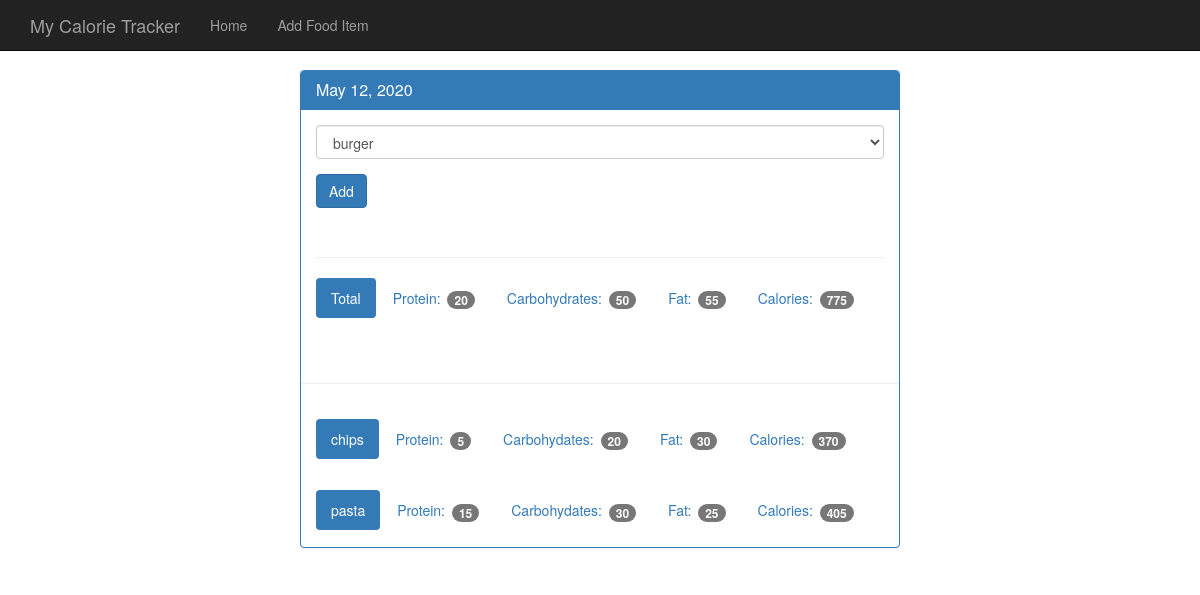
Page /view/20200512 on the committed database.
### tables this page shows
CREATE TABLE food (
    id integer primary key autoincrement,
    name text not null,
    protein integer not null,
    carbohydrates integer not null,
    fat integer not null,
    calories integer not null
);

### calorie.py (the view)
@app.route('/view/<date>', methods=['GET', 'POST']) #date will be format of 20200310
def view(date):
    db = get_db()
    cur = db.execute('select id, entry_date from log_date where entry_date = ?', [date])
    date_result = cur.fetchone()
    if request.method == 'POST':
        db.execute('insert into food_date (food_id, log_date_id) values (?, ?)', [request.form['food-select'], date_result['id']])
        db.commit()
    d = datetime.strptime(str(date_result['entry_date']), '%Y%m%d')
    pretty_date = datetime.strftime(d, '%B %d, %Y')
    food_cur = db.execute('select id, name from food')
    food_results = food_cur.fetchall()
    log_cur = db.execute('''select food.name, food.protein, food.carbohydrates, food.fat, food.calories
                            from log_date
                            join food_date on food_date.log_date_id = log_date.id
                            join food on food.id = food_date.food_id where log_date.entry_date = ?''', [date])
    log_results = log_cur.fetchall()
    totals = {}
    totals['protein'] = 0
    totals['carbohydrates'] = 0
    totals['fat'] = 0
    totals['calories'] = 0
    for food in log_results:
       totals['protein'] += food['protein']
       totals['carbohydrates'] += food['carbohydrates']
       totals['fat'] += food['fat']
       totals['calories'] += food['calories']
    return render_template('day.html', entry_date=date_result['entry_date'], pretty_date=pretty_date, \
                            food_results=food_results, log_results=log_results, totals=totals)

### database_helpers.py (called while the page is built)
def connect_db():
    sql = sqlite3.connect('sqlite3/food_log.db')
    sql.row_factory = sqlite3.Row
    return sql

def get_db():
    if not hasattr(g, 'sqlite_db'):
        g.sqlite_db = connect_db()
    return g.sqlite_db

### templates/day.html
{% extends "base.html" %}
{% block body %}
    <nav class="navbar navbar-inverse navbar-fixed-top">
      <div class="container">
        <div class="navbar-header">
          <a class="navbar-brand" href="{{ url_for('index') }}">My Calorie Tracker</a>
        </div>
        <div id="navbar" class="navbar-collapse collapse">
          <ul class="nav navbar-nav">
            <li><a href="{{ url_for('index') }}">Home</a></li>
            <li><a href="{{ url_for('food') }}">Add Food Item</a></li>
          </ul>
        </div>
      </div>
    </nav>
    <div class="container theme-showcase col-sm-6 col-sm-offset-3" role="main">
      <div class="row">
        <div>
          <div class="panel panel-primary">
            <div class="panel-heading">
              <h3 class="panel-title">{{ pretty_date }}</h3>
            </div>
            <div class="panel-body">
              <form method="POST" action="{{ url_for('view', date=entry_date) }}">
                <div class="form-group">
                  <select class="form-control" name="food-select">
                    {% for food in food_results %}
                    <option value={{ food.id }}>{{ food.name }}</option>
                    {% endfor %}
                  </select>
                </div>
                <button type="submit" class="btn btn-primary">Add</button>
              </form>
              <div class="page-header"></div>
              <ul class="nav nav-pills" role="tablist">
                <li class="active"><a>Total</a></li>
                <li><a>Protein: <span class="badge">{{ totals.protein }}</span></a></li>
                <li><a>Carbohydrates: <span class="badge">{{ totals.carbohydrates }}</span></a></li>
                <li><a>Fat: <span class="badge">{{ totals.fat }}</span></a></li>
                <li><a>Calories: <span class="badge">{{ totals.calories }}</span></a></li>
              </ul>
            </div>
            <div class="page-header"></div>
            {% for food in log_results %}
            <div class="panel-body">
              <ul class="nav nav-pills" role="tablist">
                <li class="active"><a>{{ food.name }}</a></li>
                <li><a>Protein: <span class="badge">{{ food.protein }}</span></a></li>
                <li><a>Carbohydates: <span class="badge">{{ food.carbohydrates }}</span></a></li>
                <li><a>Fat: <span class="badge">{{ food.fat }}</span></a></li>
                <li><a>Calories: <span class="badge">{{ food.calories }}</span></a></li>
              </ul>
            </div>
            {% endfor %}
          </div>
        </div>
      </div>
    </div>
{% endblock %}

### static/theme.css (style rules this page uses)
body { padding-top: 70px; padding-bottom: 30px; }

### rows in the picture
food: name "chips", protein "5", carbohydrates "20", fat "30", calories "370"
food: name "pasta", protein "15", carbohydrates "30", fat "25", calories "405"

### other values in the picture
{{ pretty_date }} "May 12, 2020"
{{ totals.protein }} "20"
{{ totals.carbohydrates }} "50"
{{ totals.fat }} "55"
{{ totals.calories }} "775"
form field food-select "burger"
